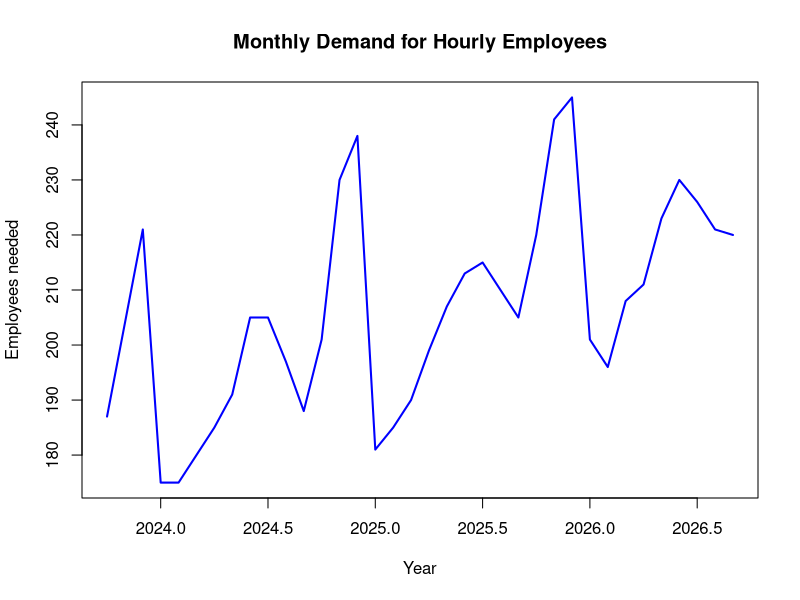
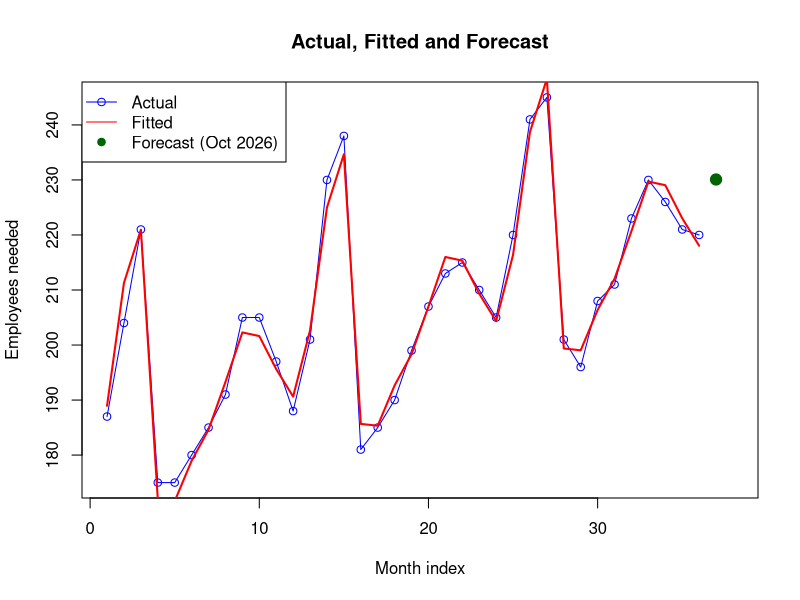

Here is the R script that generated these plots, in order:
# HR analytics: predict next month's demand for hourly employees
demand <- c(187, 204, 221, 175, 175, 180, 185, 191, 205, 205, 197, 188,
            201, 230, 238, 181, 185, 190, 199, 207, 213, 215, 210, 205,
            220, 241, 245, 201, 196, 208, 211, 223, 230, 226, 221, 220)

# Monthly data from Oct 2023 to Sep 2026
ts_data <- ts(demand, start = c(2023, 10), frequency = 12)
plot(ts_data, main = "Monthly Demand for Hourly Employees",
     xlab = "Year", ylab = "Employees needed", col = "blue", lwd = 2)

# Regression with trend and monthly seasonality
period <- 1:36
month  <- factor(cycle(ts_data))
model  <- lm(demand ~ period + month)
print(summary(model))

# Forecast for next month (October 2026)
new_data <- data.frame(period = 37, month = factor(10, levels = 1:12))
forecast <- predict(model, newdata = new_data, interval = "prediction")
print(round(forecast, 1))

# Model accuracy
rmse <- sqrt(mean(residuals(model)^2))
cat("RMSE :", round(rmse, 2), "\n")

# Chart: actual vs fitted and forecast
plot(period, demand, type = "o", col = "blue", xlim = c(1, 38),
     xlab = "Month index", ylab = "Employees needed",
     main = "Actual, Fitted and Forecast")
lines(period, fitted(model), col = "red", lwd = 2)
points(37, forecast[1, "fit"], col = "darkgreen", pch = 19, cex = 1.5)
legend("topleft", c("Actual", "Fitted", "Forecast (Oct 2026)"),
       col = c("blue", "red", "darkgreen"), lty = c(1, 1, NA),
       pch = c(1, NA, 19))
